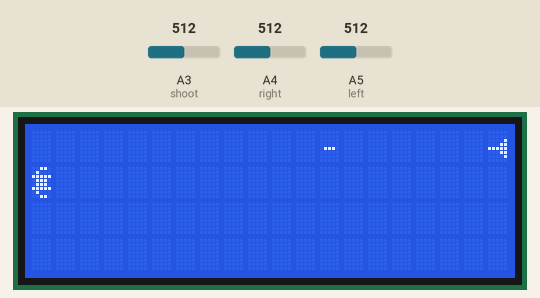
Recording of a sketch running on a simulated Arduino Uno, built with avr-gcc and run on an emulated ATmega328P. On the bench: 20×4 character LCD. The test bench sets the inputs (shaded band); at power-on: A4 (right) = 512, A5 (left) = 512, A3 (shoot) = 512.

Above: at 1.2 s.
1.3 s: A4 (right) set to 500
At 4.13 s:
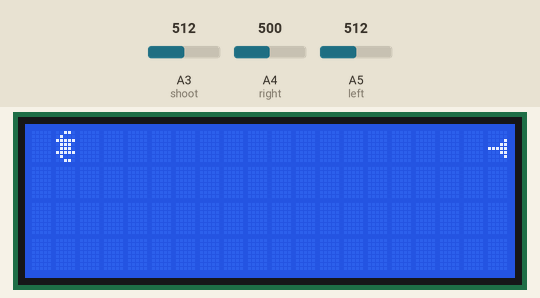
4.3 s: A4 (right) set to 521
At 4.64 s:
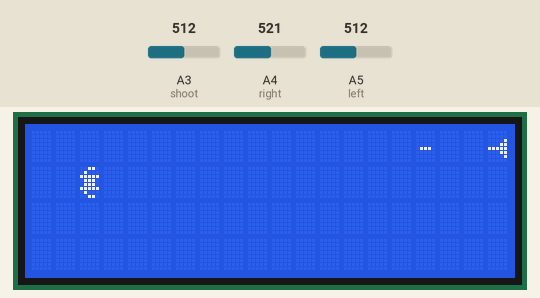
5.8 s: A5 (left) set to 306
At 6.47 s:
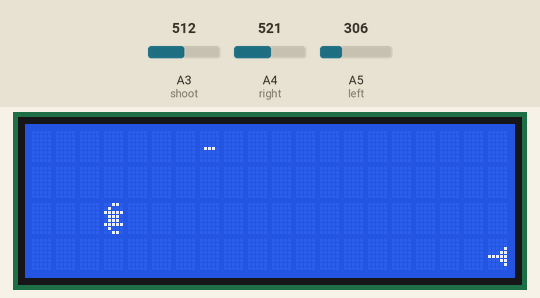
8.4 s: A5 (left) set to 505
9.9 s: A5 (left) set to 529
At 10.13 s:
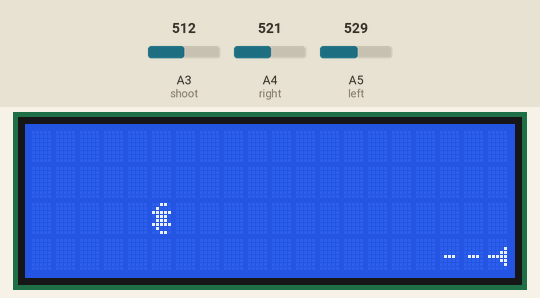
11.5 s: A4 (right) set to 501
At 13.9 s:
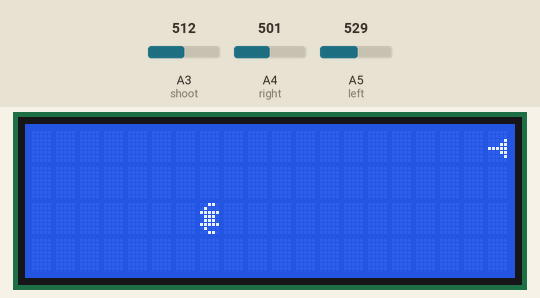

The sketch:

ArduinoInvadersUniversal.ino
```cpp
//EEPROM
#include <EEPROM.h>

//LCD SETUP
#include <LiquidCrystal.h>
const int lcdColumns = 20; //adjust to your own lcd
const int lcdLines = 4;    //adjust to your own lcd

LiquidCrystal lcd(12, 11, 5, 4, 3, 2);

//CHARACTER BYTES
byte canon[8] = {
  0b00000,
  0b00000,
  0b00001,
  0b00011,
  0b11111,
  0b00011,
  0b00001,
  0b00000
};

byte laser[8] = {
  0b00000,
  0b00000,
  0b00000,
  0b00000,
  0b01110,
  0b00000,
  0b00000,
  0b00000
};

byte poof[8] = {
  0b10101,
  0b01110,
  0b00100,
  0b11000,
  0b00011,
  0b00100,
  0b01110,
  0b10101
};

byte invaderZero[8] = {
  0b00110,
  0b01000,
  0b11111,
  0b01110,
  0b01110,
  0b11111,
  0b01000,
  0b00110
};

byte invaderOne[8] = {
  0b11000,
  0b00100,
  0b11111,
  0b01110,
  0b01110,
  0b11111,
  0b00100,
  0b11000
};

byte invaderTwo[8] = {
  0b00001,
  0b00010,
  0b01101,
  0b11110,
  0b11110,
  0b01101,
  0b00010,
  0b00001
};

//INVADERS
const int invader[] = {4, 5, 6};  //these will be the 3 invaders (see CHARACTERS)
int number = 0;                   //number determines wich invader is used 0,1 or 2
int directionInvader = 0;         //0 = left, 1 = right

//COLUMNS & LINES
int columnInvader = 0;
int lineInvader = 0;
int lineCanon = 0;
int columnLaser = lcdColumns - 1; //the laser begins at the last column
int lineLaser = 0;

//OTHER INTS
int counter = 0;                  //count how many times the void loop has been completed
int level = 0;                    //how many invaders you have hit
int highscore = EEPROM.read(0);   //the highscore (stored on EEPROM so it is saved)
int difficulty = 3;               //the lower this number, the faster the invaders will go

//CONTROLS
const int left = A5;
const int right = A4;
const int shoot = A3;
const int stick = A5;             //you can have either a (left) button or a stick/potmeter connected to A5, you will not need both
int mode = 0;                     //adjust to your preferences (see below)
/*
0 = left button, right button, both pressed to shoot
1 = left button, right button, shoot button
2 = stick/potmeter for left/right, shoot button
*/

void setup() {

//CHARACTERS
 lcd.createChar(1, canon);
 lcd.createChar(2, laser);
 lcd.createChar(3, poof);
 lcd.createChar(4, invaderZero);
 lcd.createChar(5, invaderOne);
 lcd.createChar(6, invaderTwo);

//STARTING LCD
 lcd.begin(lcdColumns, lcdLines);
 Serial.begin(9600);
}

void loop() {
//INPUT VALUES
  int leftValue = analogRead(left);
  int rightValue = analogRead(right);
  int stickValue = analogRead(stick);
  int shootValue = analogRead(shoot);

//GOING LEFT/RIGHT
 switch (mode) {
  case 0:
  case 1:
  if(leftValue > 511 && rightValue < 511 && lineCanon != 0){            //left (left button pressed)
    --lineCanon;
  }
  if(leftValue < 511 && rightValue > 511 && lineCanon != lcdLines - 1){ //right (right button pressed)
    ++lineCanon;
  }
  break;

  case 2:
  lineCanon = map(stickValue, 0, 1023, 0, lcdLines - 1);                //change the value of the potmeter/stick to a line
  break;
 }

//SHOOTING
 switch (mode) {
  case 0:
  if(leftValue > 511 && rightValue > 511 && columnLaser == lcdColumns - 1){ //shooting (both buttons pressed)
   lineLaser = lineCanon;                 //set laser on the correct line
   --columnLaser;
   lcd.setCursor(columnLaser, lineLaser);
   lcd.write(2);                          //move and write laser
  }

  break;
  case 1:
  case 2:
  if(shootValue > 511 && columnLaser == lcdColumns - 1){ //shooting (shoot button pressed)
   lineLaser = lineCanon;                 //set laser on the correct line
   --columnLaser;
   lcd.setCursor(columnLaser, lineLaser);
   lcd.write(2);                          //move and write laser
  }
  break;

 }
 if(columnLaser != lcdColumns - 1){
    --columnLaser;
    lcd.setCursor(columnLaser, lineLaser);
    lcd.write(2);                         //move and write laser
  }

 if(columnLaser == 0){
   columnLaser = lcdColumns - 1;          //reset laser
  }

//ANIMATION
  lcd.setCursor(lcdColumns - 1, lineCanon);
  lcd.write(1);                          //write canon

  lcd.setCursor(columnInvader, lineInvader);
  lcd.write(invader[number]);            //write invader

  delay(200);
  lcd.clear();                           //delay & clear

  if(counter == difficulty){
    counter = 0;                         //reset counter

    if(directionInvader == 0 && lineInvader == lcdLines - 1){
     directionInvader = 1;
     --lineInvader;
     ++columnInvader;                    //move invader down & change direction when invader is all the way at the left
    }
    else if(directionInvader == 1 && lineInvader == 0){
     directionInvader = 0;
     ++lineInvader;
     ++columnInvader;                    //move invader down & change direction when invader is all the way at the right
    }

    else if(directionInvader == 0){
     ++lineInvader;                      //move invader left
    }
    else if(directionInvader == 1){
      --lineInvader;                     //move invader right
    }
  }

//HITTING
  if(columnLaser == columnInvader && lineLaser == lineInvader && columnLaser != lcdColumns - 1){
  lcd.setCursor(columnLaser, lineInvader);
  lcd.write(3);                            //write poof
  columnLaser = lcdColumns - 1;            //reset laser
  columnInvader = 0;
  lineInvader = 0;                         //reset invader
  ++level;                                 //levelup
  ++number;                                //change invader
  if(number == 3) {
   number = 0;                             //reset number
  }
  delay(250);                              //short winners break
  }

//GAME OVER
  if(columnInvader == lcdColumns - 1){
   if(level > highscore){
     highscore = level;
     EEPROM.write(0, highscore);
   }
   lcd.clear();
   lcd.setCursor(0,0);
   lcd.print("Game Over");
   lcd.setCursor(0,1);
   lcd.print("Score: ");
   lcd.print(level);
   lcd.setCursor(0,2);
   lcd.print("Highscore: ");
   lcd.print(highscore);                  //game over screen with score and highscore (highscore will not show up on a lcd with < 3 lines)
   delay(5000);                           //wait 5 sec before restarting

   columnInvader = 0;
   lineInvader = 0;
   counter = -1;
   columnLaser = lcdColumns - 1;
   level = 0;
   difficulty = 3;                       //reset everything
  }

//INCREASING DIFFICULTY
  if(level == 10 && difficulty == 3){
   --difficulty;                        //at level 10 the invaders will move faster
   counter = 0;                         //reset counter
  }

//COUNTING
 ++counter;                             //counter for animation
}
/*
Made by Thijs van Beers
Latest version: 29-5-2014
*/
```

Measured:
- the behaviour switches between 512 and 511 on A4 (right) (found by bisection; images 0 and 1)
- the behaviour switches between 511 and 512 on A5 (left) (found by bisection; images 3 and 4)
- after the input at 1.3 s, the display: first differs from a run without the input after 2.4 s (image 1 shows a later state)
- after the input at 4.3 s, the display: first differs from a run without the input at once (image 2 shows a later state)
- after the input at 9.9 s, the display: changes after 0.14 s (image 4)
- after the input at 11.5 s, the display: first changes after 0.16 s (image 5 shows a later state)
- what the display in image 5 shows lasts 0.4 s, from 13.7 s to 14.1 s
